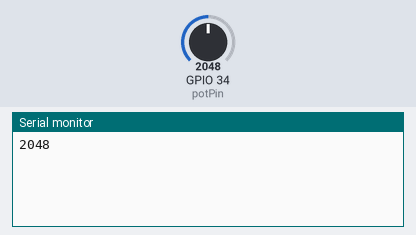
Bench run of a sketch on a simulated ESP32. On the bench: the last lines printed to the serial monitor. The inputs (shaded band) are chosen by the test bench; at power-on: GPIO 34 (potPin) = 2048.

Above: at 2.2 s.
2.3 s: GPIO 34 (potPin) set to 2866
At 3.1 s:
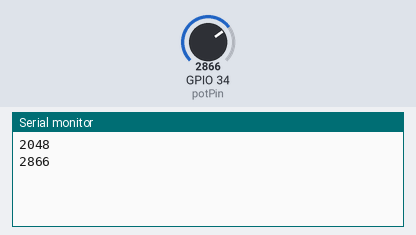
3.8 s: GPIO 34 (potPin) set to 3603
At 4.6 s:
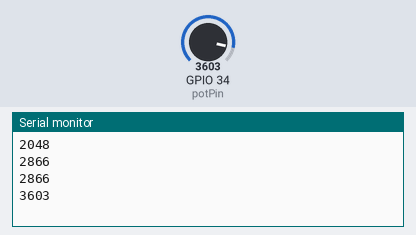
Timing chart, 0 to 6.8 s (numbered marks = the images above; inputs shaded):
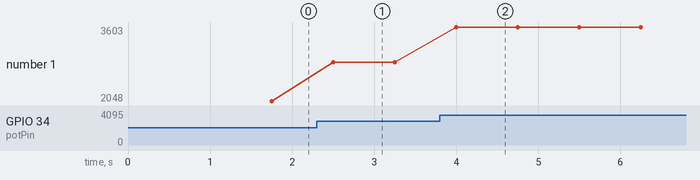

The sketch:

5_Analog_Input.ino
```cpp
// IS727272 - Cordero Hernández, Marco Ricardo
const int potPin = 34; // GPIO 34
int potValue = 0; // Valor de potenciómetro

void setup() {
  Serial.begin(115200);
  delay(1000);
}

void loop() {
  delay(750); // Espera de 3/4 de segundo)

  potValue = analogRead(potPin); // Lectura de  valor análogo
  Serial.println(potValue);
}
```

Measured:
- after the input at 2.3 s, the serial monitor: prints a new line after 0.20 s (image 1)
- after the input at 3.8 s, the serial monitor: prints a new line after 0.20 s (image 2)
- plotted number 1: 2048 → 2866 after the input at 2.3 s, 2866 → 3603 after the input at 3.8 s
